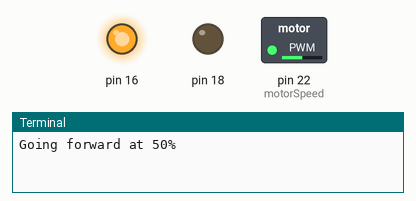
Simulated run of this program. Board: Raspberry Pi (header pin numbers). On the bench: switched loads named in the program (green lamp = pin HIGH), output pins drawn as LEDs (lit = HIGH), the last lines printed to the terminal. At 7.0 s the program stops and its outputs stay as they are.

Above: at 0.1 s.
At 3.1 s:
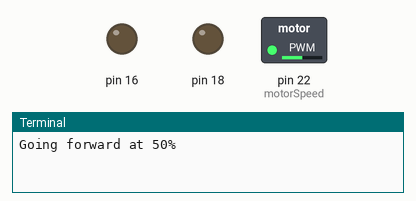
At 4.1 s:
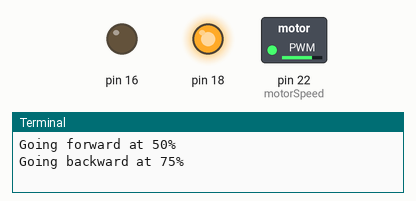
At 7.1 s:
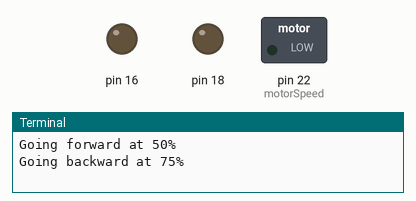
Timing chart, 0 to 8.5 s (numbered marks = the images above):
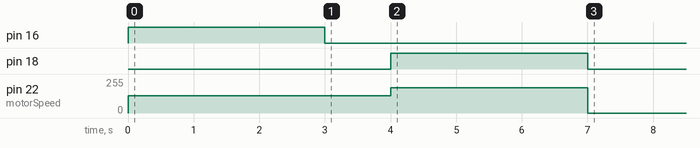

The program:

smallDcMotor.py
```python
import RPi.GPIO as GPIO
import time

GPIO.setmode(GPIO.BOARD)
GPIO.setup(16, GPIO.OUT)
GPIO.setup(18, GPIO.OUT)
GPIO.setup(22, GPIO.OUT)
motorSpeed = GPIO.PWM(22, 1000)
motorSpeed.start(0)

def forward(speed):
    print(f"Going forward at {speed}%")
    GPIO.output(16, True)
    GPIO.output(18, False)
    motorSpeed.ChangeDutyCycle(speed)

def backward(speed):
    print(f"Going backward at {speed}%")
    GPIO.output(16, False)
    GPIO.output(18, True)
    motorSpeed.ChangeDutyCycle(speed)

def stop():
    GPIO.output(16, False)
    GPIO.output(18, False)
    time.sleep(1)
    motorSpeed.ChangeDutyCycle(0)

try:
    forward(50)
    time.sleep(3)
    stop()
    backward(75)
    time.sleep(3)
finally:
    motorSpeed.stop()
    GPIO.cleanup()
```

Measured:
- by itself, pin 16: LOW → HIGH at 0.00 s, → LOW 3.0 s later
- by itself, pin 18: LOW → HIGH at 4.0 s, → LOW 3.0 s later
- by itself, pin 22 (motorSpeed): 0/255 → 128/255 at 0.00 s, → 191/255 4.0 s later, → 0/255 3.0 s later
